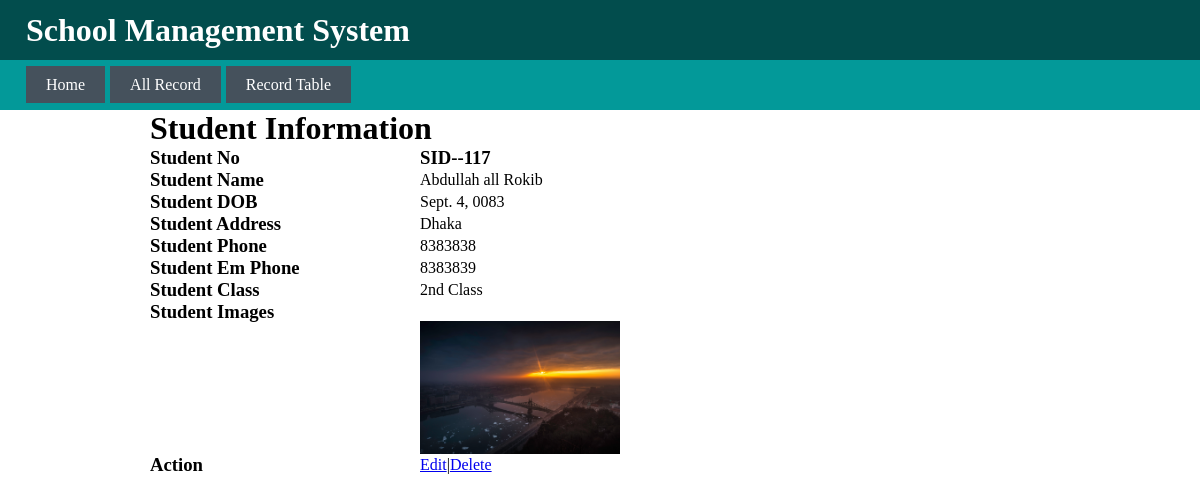
The app's page /userinfo/117, older data.
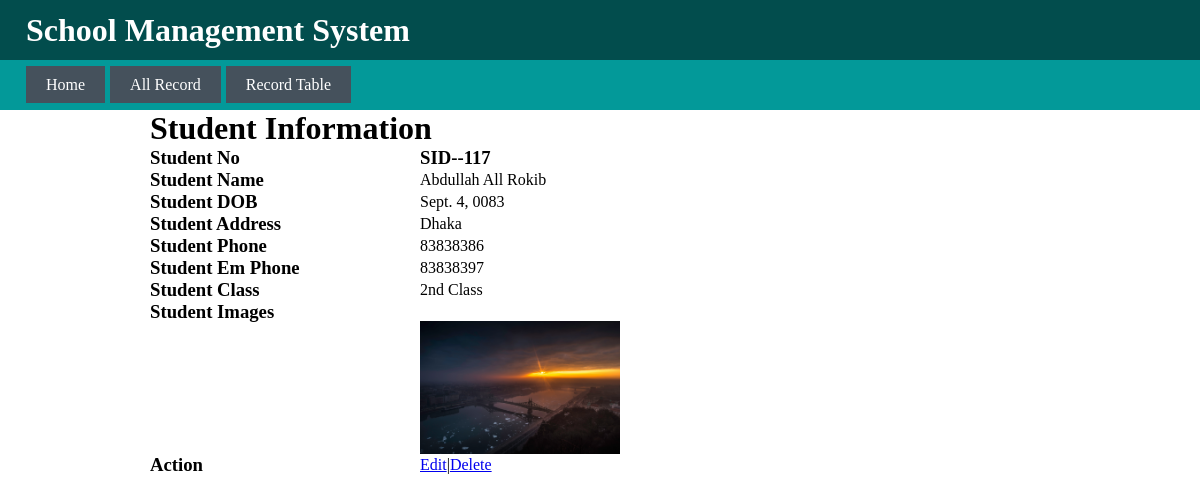
The same page, newer data.
### form/models.py (models this page shows)
class studeninfo(models.Model):
    stu_id          = models.IntegerField(unique=True)
    stu_name        = models.CharField(max_length=100)
    stu_dob         = models.DateField(max_length=15)
    stu_address     = models.CharField(max_length=200)
    stu_phone       = models.CharField(max_length=20)
    stu_em_phone    = models.CharField(max_length=20)
    stu_class       = models.CharField(max_length=20)
    stu_img         = models.ImageField(null=True, blank=True, upload_to='images/')

### form/views.py (the view)
# urls.py: path('userinfo/<int:stdid>', views.userinfo, name='userinfo'),
def userinfo(request, stdid):
    usr = studeninfo.objects.get(stu_id=stdid)
    return render(request, 'userinfo.html', {'usr': usr})

### templates/userinfo.html
{% extends 'base.html' %} {% block title %}UserInfo{% endblock title %} {% block templates %}
<div class="container">
  <div class="table-info">
    <h1>Student Information</h1>
    <div class="table-section">
      <div class="table-level">
        <h3>Student No</h3>
      </div>
      <div class="table-details">
        <h3>SID--{{ usr.stu_id }}</h3>
      </div>
    </div>
    <div class="table-section">
      <div class="table-level">
        <h3>Student Name</h3>
      </div>
      <div class="table-details">
        <p>{{ usr.stu_name }}</p>
      </div>
    </div>
    <div class="table-section">
      <div class="table-level">
        <h3>Student DOB</h3>
      </div>
      <div class="table-details">
        <p>{{ usr.stu_dob }}</p>
      </div>
    </div>
    <div class="table-section">
      <div class="table-level">
        <h3>Student Address</h3>
      </div>
      <div class="table-details">
        <p>{{ usr.stu_address }}</p>
      </div>
    </div>
    <div class="table-section">
      <div class="table-level">
        <h3>Student Phone</h3>
      </div>
      <div class="table-details">
        <p>{{ usr.stu_phone }}</p>
      </div>
    </div>
    <div class="table-section">
      <div class="table-level">
        <h3>Student Em Phone</h3>
      </div>
      <div class="table-details">
        <p>{{ usr.stu_em_phone }}</p>
      </div>
    </div>
    <div class="table-section">
      <div class="table-level">
        <h3>Student Class</h3>
      </div>
      <div class="table-details">
        <p>{{ usr.stu_class }}</p>
      </div>
    </div>
    {% if usr.stu_img %}
    <div class="table-section">
      <div class="table-level">
        <h3>Student Images</h3>
      </div>
      <div class="table-details">
        <img src="{{ usr.stu_img.url }}" alt="images" style="width: 200px; margin-top: 20px" />
      </div>
    </div>
    {% endif %}
    <div class="table-section">
      <div class="table-level">
        <h3>Action</h3>
      </div>
      <div class="table-details">
        <a href="{% url 'userinfoedit' stdid=usr.stu_id %}">Edit</a> |
        <a href="{% url 'delete' stdid=usr.stu_id %}">Delete</a>
      </div>
    </div>
  </div>
</div>
{% endblock templates %}

Row changes from the older to the newer data that the page shows:
changed studeninfo "Sept. 4, 0083": stu_name "Abdullah all Rokib" → "Abdullah All Rokib"; stu_phone "8383838" → "83838386"; stu_em_phone "8383839" → "83838397"
